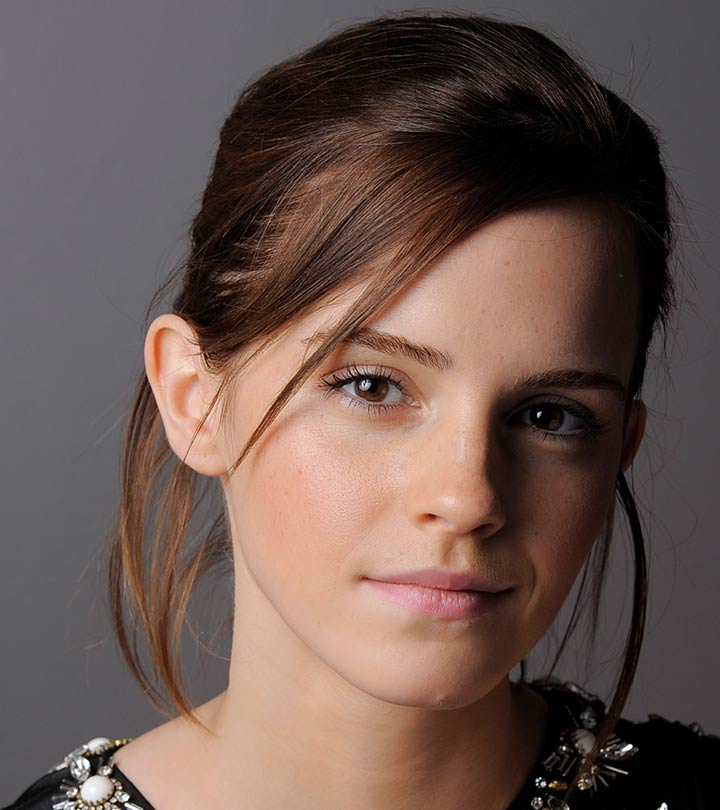
#> input picture Edges,Corners,Blobs/emma/emma.jpg, 720 x 810 px
$ jupyter execute 'Laplacian of Gaussian , Canny Edge Detector.ipynb'
#> lines starting #> are read from the running program, lines starting #| are printed output that depends on the picture
# Blob Filter

# Laplacian of Gaussian

[cell 1]
import cv2 as cv
import numpy as np
import matplotlib.pyplot as plt

# Define parameters for a 2D Gaussian function
sigma=10
hw=50

# Create a grid of x and y values
x = np.linspace(-hw, hw, 2*hw+1)
y = np.linspace(-hw, hw, 2*hw+1)
X, Y = np.meshgrid(x, y)

# Calculate the Gaussian function
G = 1 / (2 * np.pi) * np.exp(-(X**2 + Y**2) / (2 * sigma**2))

# Compute partial derivatives using Sobel operators
Gx = cv.Sobel(G, cv.CV_64F, 1, 0)      # cv.Sobel(): Computes the gradient
Gy = cv.Sobel(G, cv.CV_64F, 0, 1)
Gxx = cv.Sobel(Gx, cv.CV_64F, 1, 0)
Gyy = cv.Sobel(Gy, cv.CV_64F, 0, 1)

# Laplacian of the Gaussian
L = Gxx + Gyy

# Create a 3D plot
fig = plt.figure()
ax = fig.add_subplot(121, projection='3d')
ax.plot_surface(X, Y, L, cmap='coolwarm')
ax=fig.add_subplot(122)
ax.imshow(L, cmap='gray')
plt.show()
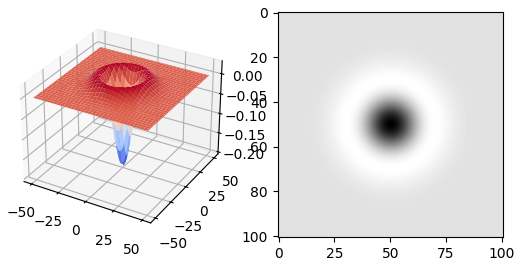
#> figure drawn by matplotlib, 2 panels

# Canny Edge Detector

[cell 2]
# Canny Edges
import cv2 as cv

im = cv.imread('emma/emma.jpg', cv.IMREAD_GRAYSCALE)
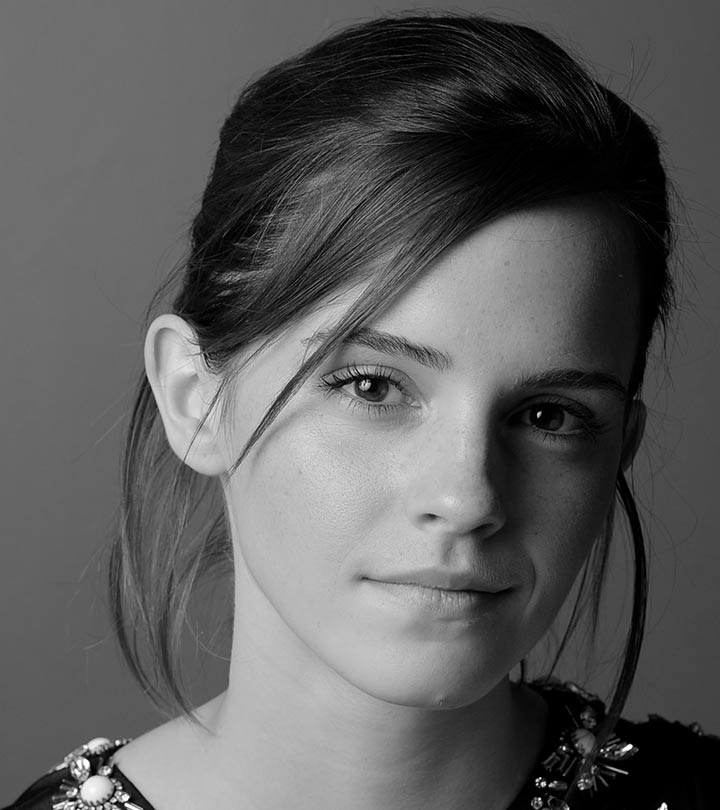
#> im: shape (810, 720); min 0, max 255, mean 92.3
assert im is not None

# Apply Canny edge detection
# The thresholds are 100 (lower) and 200 (upper) for edge detection
edges = cv.Canny(im, 100, 200)
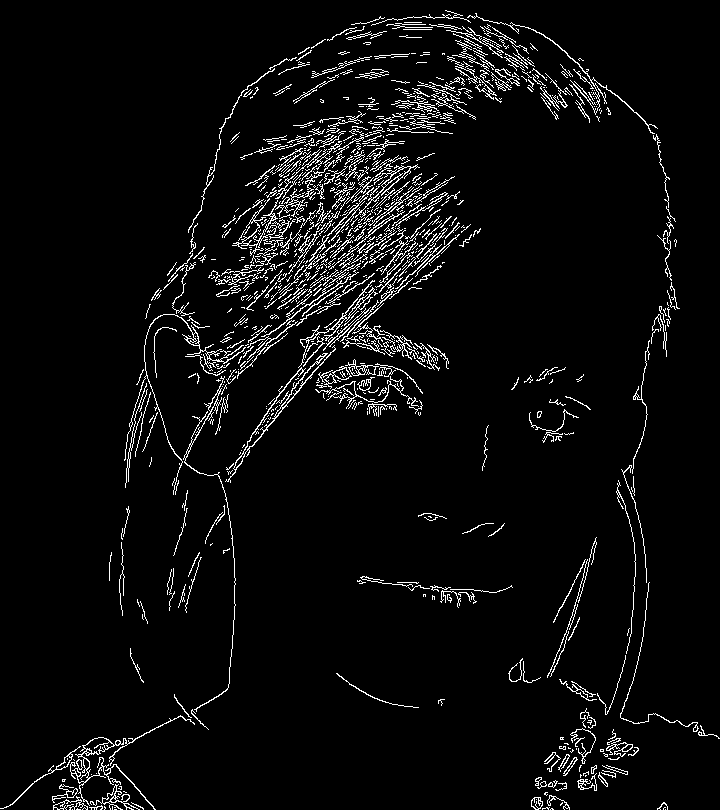
#> edges: shape (810, 720); 4.6% white in thin lines or dots
# 100: Lower threshold for edge detection. Pixels with gradient values below this threshold are not considered edges.
# 200: Upper threshold for edge detection. Pixels with gradient values above this threshold are considered edges.

# Set up a figure with 2 subplots side-by-side
fig, ax = plt.subplots(nrows=1, ncols=2, figsize=(10, 5))

# Display the original grayscale image in the first subplot
ax[0].imshow(im, cmap='gray')
ax[0].set_title('Original')
ax[0].axis('off')

# Display the edges detected by the Canny edge detector in the second subplot
ax[1].imshow(edges, cmap='gray')
ax[1].set_title('Edges')
ax[1].axis('off')

# Show the figure with the two subplots
plt.show()
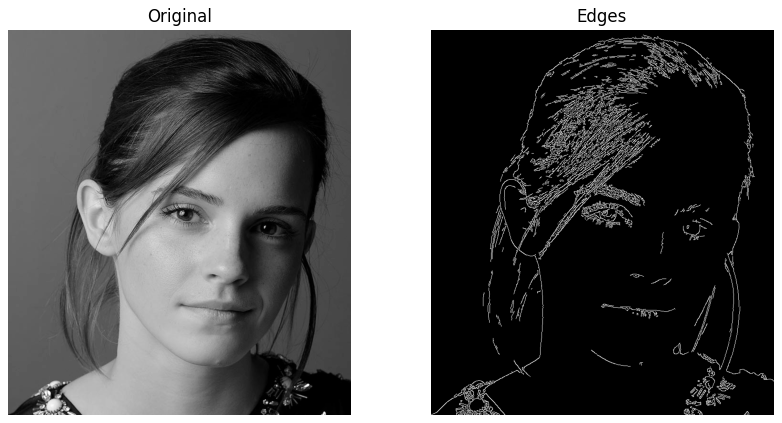
#> figure drawn by matplotlib, 2 panels
#> further down, im is the input picture: shape (810, 720, 3); mean B, G, R 80.1, 87.4, 106.8

# Canny Edge Detector with trackbar

[cell 3]
import cv2 as cv
import numpy as np
import math

# Maximum value for high threshold
hi_threshold_max = 255
# Window title for the Canny edge detection display
title_window = r'Canny'
# Initial ratio of low threshold to high threshold
ratio = 0.3
# Initial high threshold value
hi_threshold = 255
# Compute the initial low threshold based on the ratio
low_threshold = math.floor(hi_threshold * ratio)

def on_trackbar(val):
    """
    Callback function for trackbars to update the Canny edge detection parameters
    and display the edges with updated thresholds.
    """
#> called with val = 255
    # Get the current high threshold value from the trackbar
    hi_threshold = cv.getTrackbarPos(trackbar1_name, title_window)
    # Get the current ratio for the low threshold from the trackbar
    ratio = cv.getTrackbarPos(trackbar2_name, title_window) / 100.0
    # Calculate the low threshold based on the high threshold and ratio
    low_threshold = hi_threshold * ratio
    # Apply Canny edge detection with the updated thresholds
    edges = cv.Canny(im, low_threshold, hi_threshold)
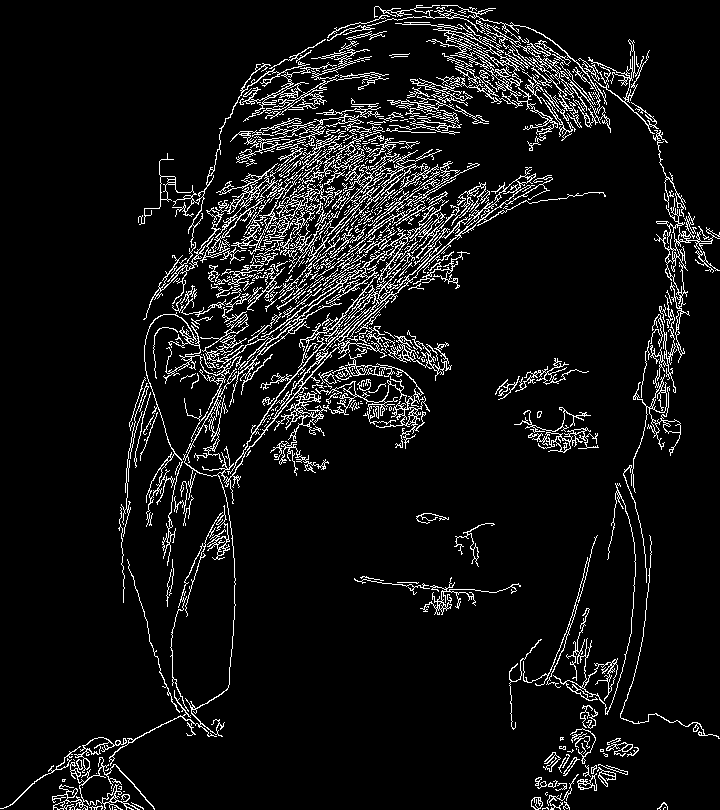
#> edges: shape (810, 720); 7.7% white in thin lines or dots
    # Display the edge-detected image in the window
    cv.imshow(title_window, edges)

# Load the input image in color mode
im = cv.imread('emma/emma.jpg', cv.IMREAD_COLOR)
if im is None:
    print("Could not open or find the image.")
    exit(code=0)

# Create a named window for displaying the results
cv.namedWindow(title_window)
# Create a trackbar for adjusting the high threshold value
trackbar1_name = r'High Threshold Value'
cv.createTrackbar(trackbar1_name, title_window, hi_threshold, hi_threshold_max, on_trackbar)
# Create a trackbar for adjusting the low threshold percentage
trackbar2_name = r'Low Threshold %'
cv.createTrackbar(trackbar2_name, title_window, 1, 100, on_trackbar)
# Initialize the trackbars and display the initial edge-detected image
on_trackbar(hi_threshold)
# Wait indefinitely until a key is pressed
cv.waitKey()
# Destroy all OpenCV windows
cv.destroyAllWindows()
